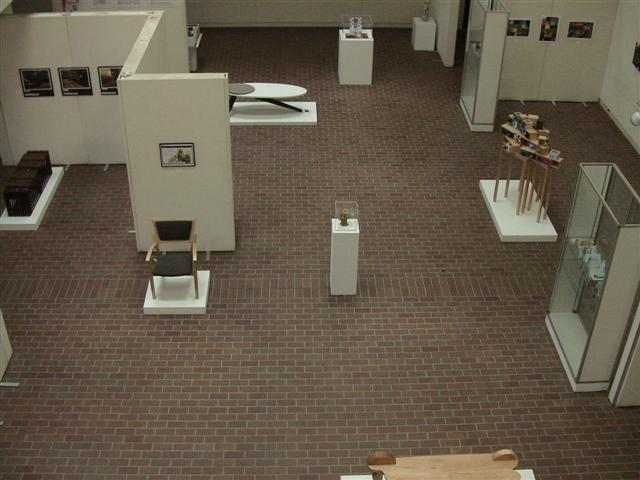
%> input picture thesis/images/AGS1L001.jpg, 640 x 480 px
$ octave --eval "result = ColorEdges(imread('../../thesis/images/AGS1L001.jpg'));"   (GNU Octave 9; MATLAB toolbox functions it lacks are replaced by stand-ins)
%> lines starting %> are read from the running program, lines starting %| are printed output that depends on the picture
function [ g ] = ColorEdges( f )
% COLOREDGES Generates Lee And Cok Described Vector Gradient Edge Map.
%
% Input is an MxNx3 Array of type 'Double'
%
% Output is 8-bit Quantized MxN Array
%
% LAST EDIT: 2010.05.11
% Tommy P. Keane
%

%% CHECK INPUT

% Replicate Frame Border to avoid Edges along Border
f = padarray( f, [ 2 2 0 ], 'replicate', 'both' );
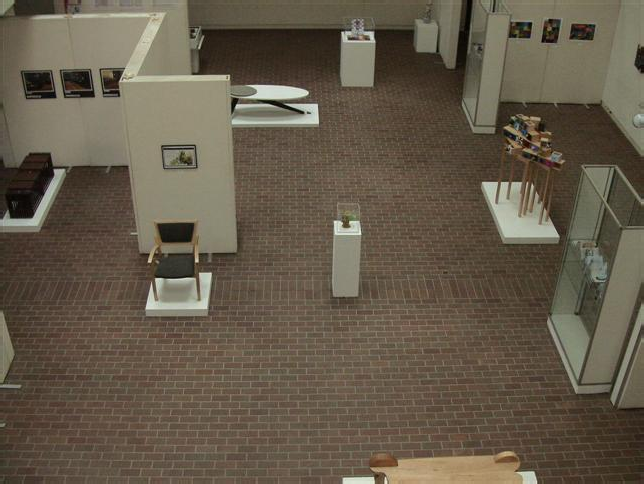
%> f: size 484x644x3 uint8; mean R, G, B 100.9, 90.4, 74.2

% Extract Frame Size
[m,n,c] = size(f);
%> m = 484; n = 644; c = 3

% Only Coded for 3 Channel Images, Preferably RGB
if c ~= 3;

    disp( 'Incorrect Array Format, See Help' );
    return;

end;

%% LAYER GRADIENTS

% Horizontal and Vertical Derivative/Difference Kernals
h_x = [ -1 0 1 ; -1 0 1 ; -1 0 1 ];
h_y = [ 1 1 1 ; 0 0 0 ; -1 -1 -1 ];

% Preallocate Memory
Rp = zeros( m, n, c );
Rq = zeros( m, n, c );

% Use Convolution with Sobel Masks to Generate Partial Derivative Maps
for i = 1 : c;

    Rp(:,:,i) = conv2( f(:,:,i), h_x, 'same' );
    Rq(:,:,i) = conv2( f(:,:,i), h_y, 'same' );

end;
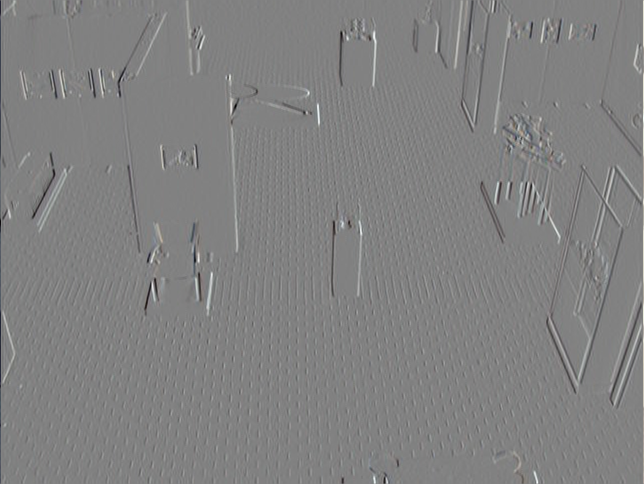
%> Rp: size 484x644x3 double; mean R, G, B -0.1, -0.1, -0.1; drawn with min black and max white
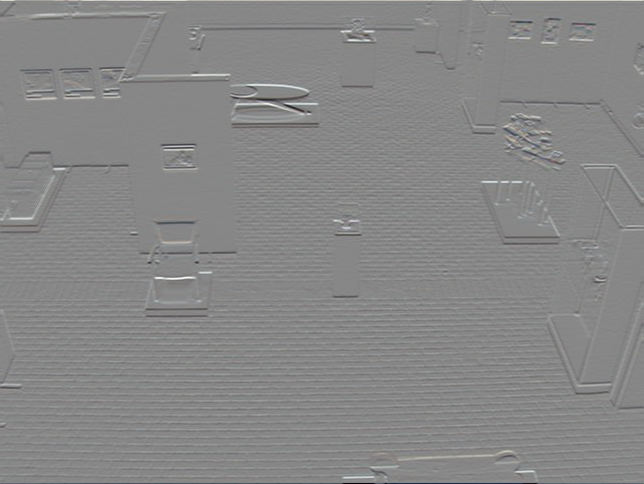
%> Rq: size 484x644x3 double; mean R, G, B 0.1, 0, 0; drawn with min black and max white

%% JACOBIAN ARRAY COMPONENTS

% Create Variables to Generate Maximum Eigenvalue
p = sum( (Rp .^ 2), 3 );
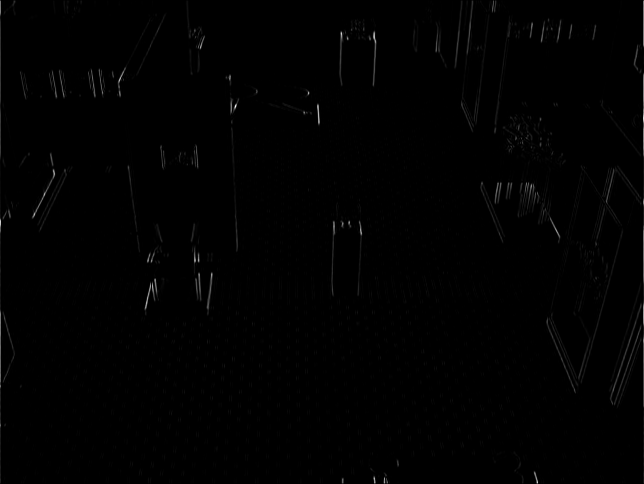
%> p: size 484x644 double; min 0, max 859754, mean 5020; drawn with min black and max white
t = sum( (Rp .* Rq), 3 );
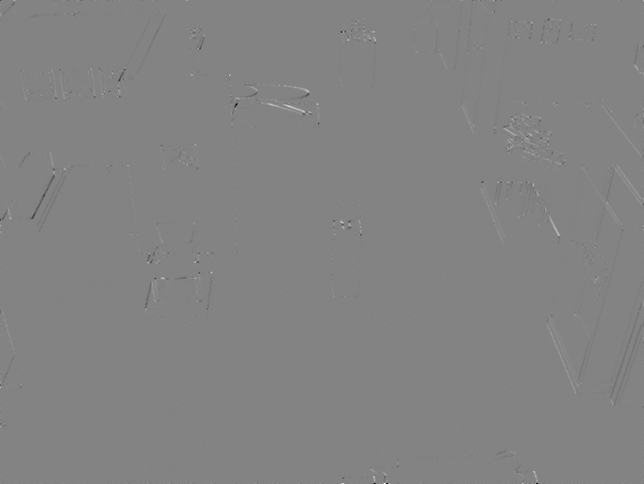
%> t: size 484x644 double; min -403776, max 381280, mean -22.9; drawn with min black and max white
q = sum( (Rq .^ 2), 3 );
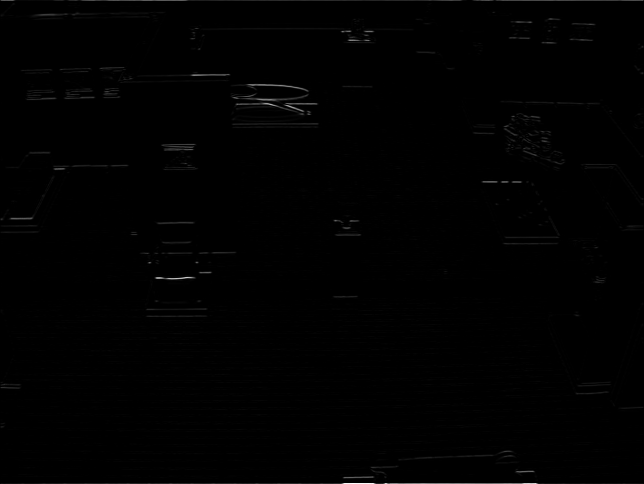
%> q: size 484x644 double; min 0, max 1306581, mean 6786.7; drawn with min black and max white


%% MAXIMUM EIGENVALUE NORMALIZED

% Equation for Maximum Eigenvalue, Normalized and Quantized
g = sqrt( 0.5 .* ( p + q + sqrt( ( p + q ) .^2 - 4 * (p .* q - t .^ 2 ) ) ) );
g = round( 255 .* (g / max( max( g ) )) );

% Cutoff Duplicate Data Used to Avoid False Frame Border Edges
g = g(3:end-2,3:end-2);
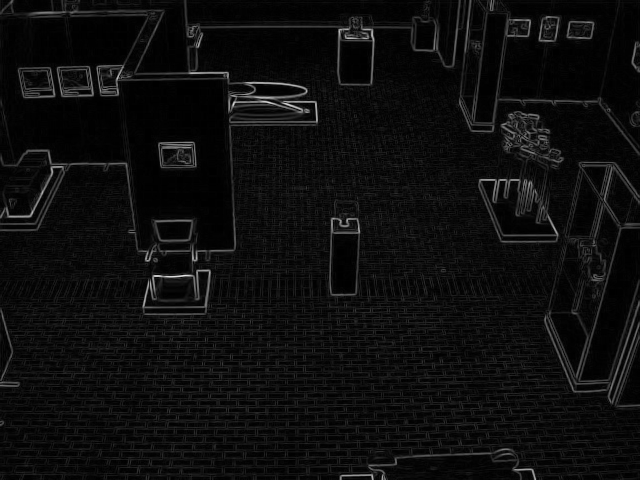
%> g: size 480x640 double; min 0, max 230, mean 13.7

end

$ run again, on thesis/images/AGS2L001.jpg
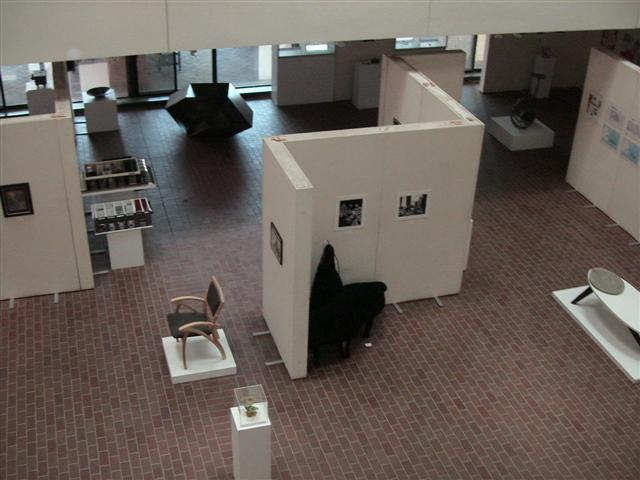
%> input picture thesis/images/AGS2L001.jpg, 640 x 480 px
%> after the loop in ColorEdges, `for i = 1 : c;`:
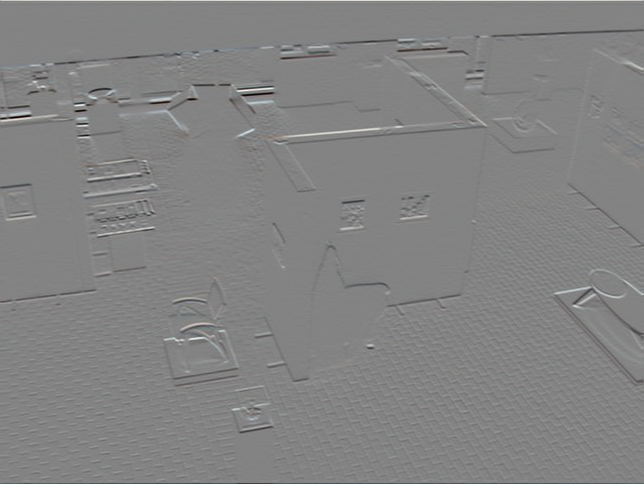
%> Rq: size 484x644x3 double; mean R, G, B -0.4, -0.5, -0.4; drawn with min black and max white
%> in ColorEdges, `g = g(3:end-2,3:end-2);`:
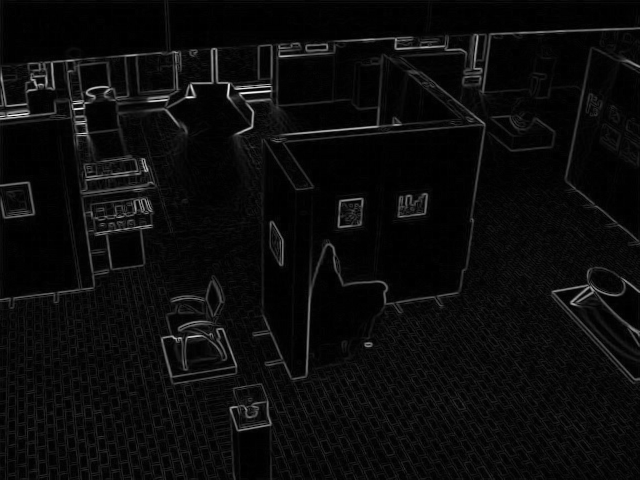
%> g: size 480x640 double; min 0, max 255, mean 11.5

$ run again, on thesis/images/AGS4L005.jpg
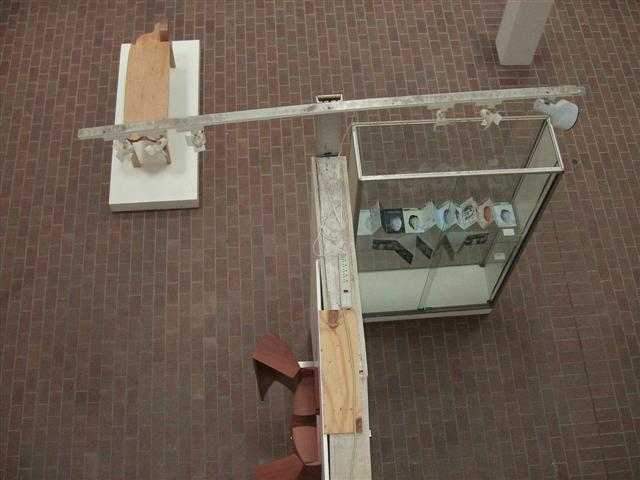
%> input picture thesis/images/AGS4L005.jpg, 640 x 480 px
%> after the loop in ColorEdges, `for i = 1 : c;`:
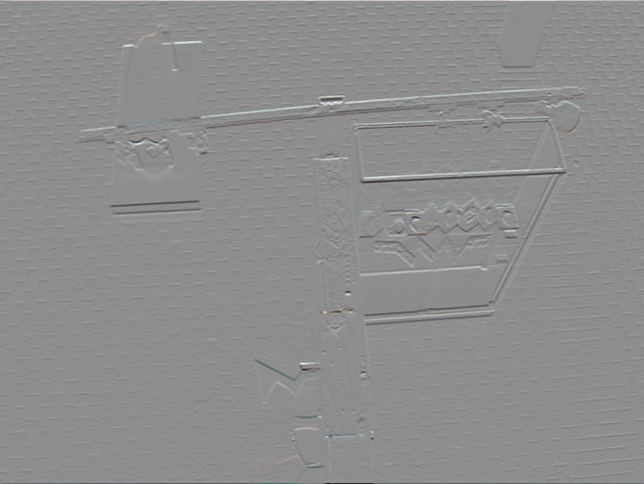
%> Rq: size 484x644x3 double; mean R, G, B -0.1, -0.1, -0.1; drawn with min black and max white
%> in ColorEdges, `g = g(3:end-2,3:end-2);`:
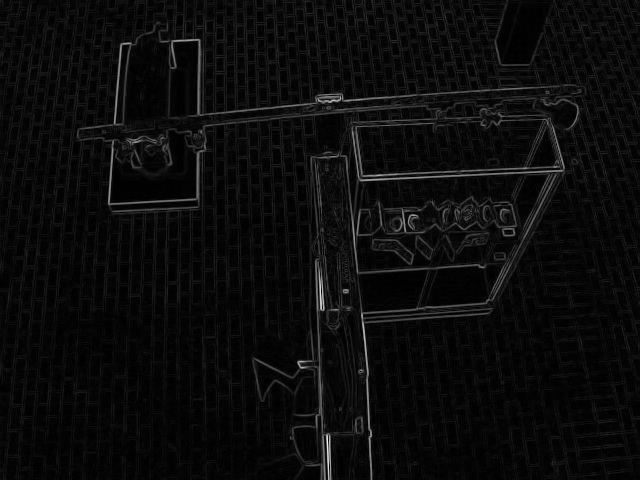
%> g: size 480x640 double; min 0, max 246, mean 11.7
